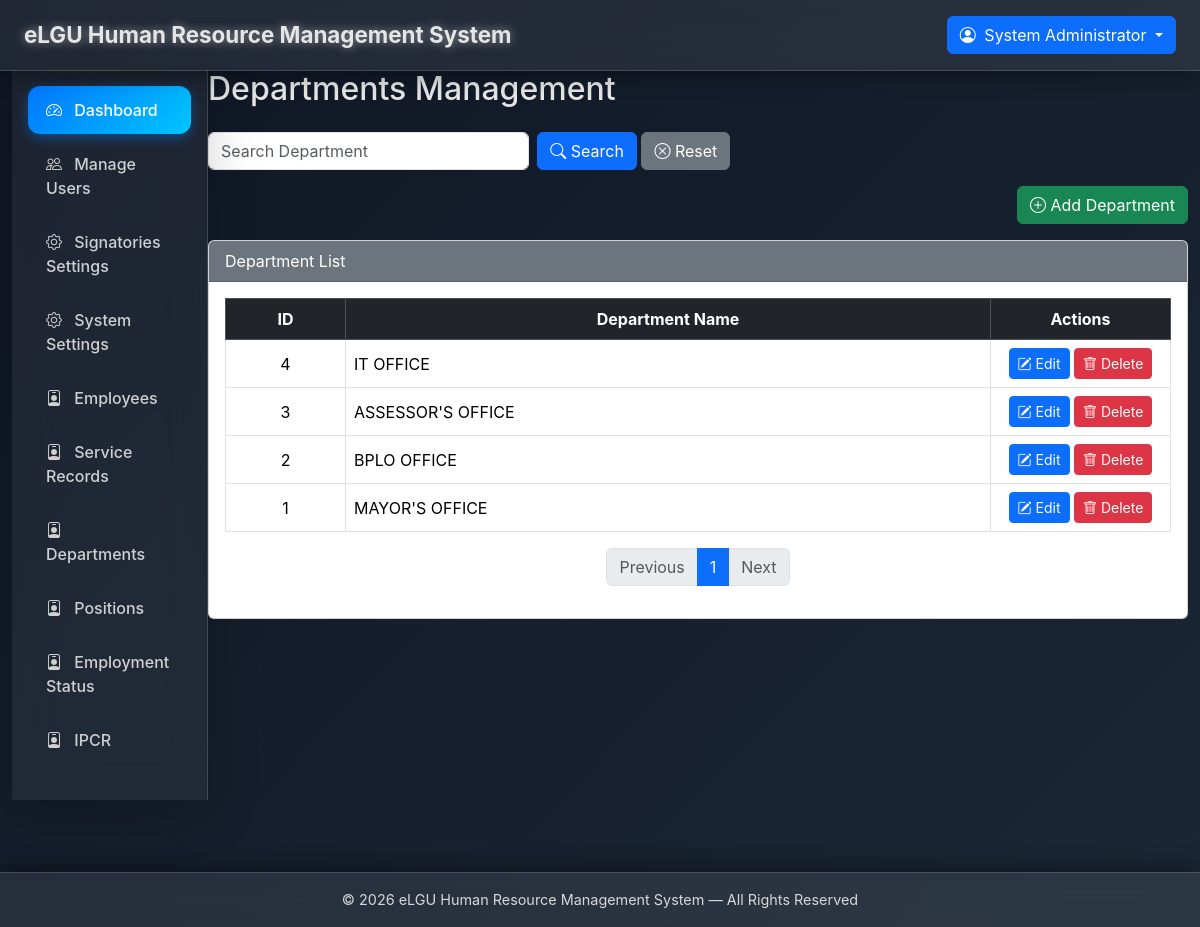
The page /admin/departments.php (signed in) on the database its author committed.
### tables this page shows
CREATE TABLE `departments` (
  `id` int(11) UNSIGNED NOT NULL,
  `name` varchar(150) NOT NULL
);

### admin/departments.php (the view, shortened to what this page needs)
<?php
require_once __DIR__ . '/../layouts/header.php';
require_once __DIR__ . '/../layouts/sidebar.php';
$limit  = 10;
$page   = max(1, (int)($_GET['page'] ?? 1));
$offset = ($page - 1) * $limit;
$search = trim($_GET['search'] ?? '');
$where  = "";
$params = [];
$types  = "";
$sql_count = "SELECT COUNT(*) FROM departments $where";
$stmt = $mysqli->prepare($sql_count);
$stmt->execute();
$stmt->bind_result($total);
$total_pages = ceil($total / $limit);
$sql = "SELECT * FROM departments $where ORDER BY id DESC LIMIT ? OFFSET ?";
$stmt = $mysqli->prepare($sql);
if ($params) {
    $stmt->bind_param($types . "ii", ...array_merge($params, [$limit, $offset]));
} else {
    $stmt->bind_param("ii", $limit, $offset);
}
$stmt->execute();
$res = $stmt->get_result();
$departments = $res->fetch_all(MYSQLI_ASSOC);
?>
<h2 class="mb-4">Departments Management</h2>
<div class="mb-3">
    <form method="get" class="row g-2">
        <div class="col-md-4">
            <input type="text" name="search" class="form-control"
                   placeholder="Search Department"
                   value="<?= htmlspecialchars($search) ?>">
        </div>
        <div class="col-md-4">
            <button class="btn btn-primary">
                <i class="bi bi-search"></i> Search
            </button>
            <a href="departments.php" class="btn btn-secondary">
                <i class="bi bi-x-circle"></i> Reset
            </a>
        </div>
    </form>
</div>
<div class="mb-3 text-end">
    <button class="btn btn-success" data-bs-toggle="modal" data-bs-target="#addDepartmentModal">
        <i class="bi bi-plus-circle"></i> Add Department
    </button>
</div>
<div class="card">
    <div class="card-header bg-secondary text-white">Department List</div>
    <div class="card-body table-responsive">
        <table class="table table-bordered table-hover align-middle">
            <thead class="table-dark">
                <tr class="text-center">
                    <th>ID</th>
                    <th>Department Name</th>
                    <th width="180">Actions</th>
                </tr>
            </thead>
            <tbody>
                <?php if ($departments): foreach ($departments as $row): ?>
                <tr>
                    <td class="text-center"><?= $row['id'] ?></td>
                    <td><?= htmlspecialchars($row['name']) ?></td>
                    <td class="text-center">
                        <button class="btn btn-sm btn-primary"
                                data-bs-toggle="modal"
                                data-bs-target="#editModal<?= $row['id'] ?>">
                            <i class="bi bi-pencil-square"></i> Edit
                        </button>
                        <a href="?delete=<?= $row['id'] ?>"
                           class="btn btn-sm btn-danger"
                           onclick="return confirm('Delete this department?')">
                            <i class="bi bi-trash"></i> Delete
                        </a>
                    </td>
                </tr>
                <?php endforeach; else: ?>
                <tr>
                    <td colspan="3" class="text-center">No records found.</td>
                </tr>
                <?php endif; ?>
            </tbody>
        </table>
        <nav>
            <ul class="pagination justify-content-center">
                <li class="page-item <?= ($page <= 1 ? 'disabled' : '') ?>">
                    <a class="page-link" href="?page=<?= $page-1 ?>&search=<?= urlencode($search) ?>">Previous</a>
                </li>
                <?php for ($i = 1; $i <= $total_pages; $i++): ?>
                <li class="page-item <?= ($i == $page ? 'active' : '') ?>">
                    <a class="page-link" href="?page=<?= $i ?>&search=<?= urlencode($search) ?>"><?= $i ?></a>
                </li>
                <?php endfor; ?>
                <li class="page-item <?= ($page >= $total_pages ? 'disabled' : '') ?>">
                    <a class="page-link" href="?page=<?= $page+1 ?>&search=<?= urlencode($search) ?>">Next</a>
                </li>
            </ul>
        </nav>
    </div>
</div>
<?php require_once __DIR__ . '/../layouts/footer.php'; ?>

### layouts/header.php (style rules this page uses)
body { background: linear-gradient(135deg, #0f1624, #1b2735); color: #e5e5e5; overflow-x: hidden; font-family: 'Inter', sans-serif; }

### admin/departments.php (style rules this page uses)
.table thead th { text-align: center; vertical-align: middle; }
.table tbody td { vertical-align: middle; }

### rows shown on the page
departments: id "4", name "IT OFFICE"
departments: id "3", name "ASSESSOR'S OFFICE"
departments: id "2", name "BPLO OFFICE"
departments: id "1", name "MAYOR'S OFFICE"

### other values the page prints
SYSTEM_NAME "eLGU Human Resource Management System"
$_SESSION['name'] "System Administrator"
